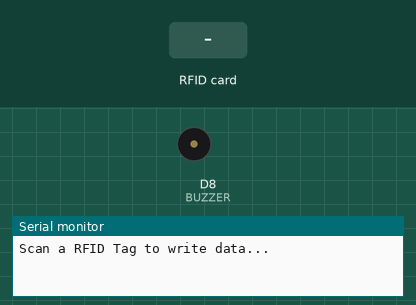
Bench run of a sketch on a simulated ESP8266 (NodeMCU). On the bench: buzzer (waves = sounding, pin HIGH), the last lines printed to the serial monitor. Inputs (shaded band) come from the test bench.

Above: at 1.2 s.
1.3 s: RFID card 5E 7A 19 C4 held to the reader
At 1.5 s:
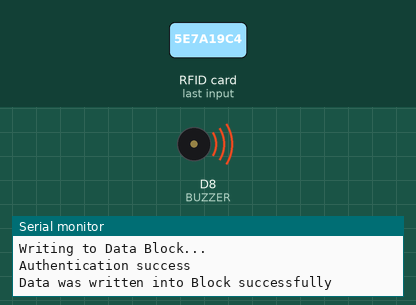
Timing chart, 0 to 4.3 s (numbered marks = the images above; inputs shaded):
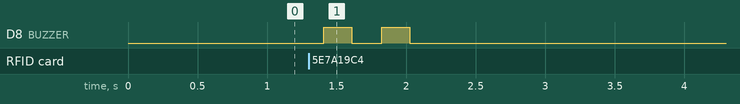

Measured:
- after the input at 1.3 s, D8 (BUZZER): alternates HIGH for 0.20 s and LOW for 0.22 s, 4 changes in all, then stays LOW, starting after 0.11 s

The sketch:

tag_code.ino
```cpp
//Store name into RFID Tag
#include <SPI.h>
#include <MFRC522.h>

constexpr uint8_t RST_PIN = D3;
constexpr uint8_t SS_PIN = D4;
#define BUZZER   D8

MFRC522 mfrc522(SS_PIN, RST_PIN);
MFRC522::MIFARE_Key key;

/* Set the block to write data */
int blockNum = 4;
/* This is the actual data which is
going to be written into the card */
byte blockData [16] = {"Rakesh"};  // Change the name you want to store in RFID Tag

/* Create array to read data from Block */
/* Length of buffer should be 2 Bytes
more than the size of Block (16 Bytes) */
byte bufferLen = 18;
byte readBlockData[18];

MFRC522::StatusCode status;


void setup() {

  Serial.begin(9600);

  pinMode(BUZZER, OUTPUT);

  SPI.begin();

  mfrc522.PCD_Init();
  Serial.println("Scan a RFID Tag to write data...");
}

void loop() {
  /* Prepare the key for authentication */
  /* All keys are set to FFFFFFFFFFFFh at chip delivery from the factory */
  for (byte i = 0; i < 6; i++){
    key.keyByte[i] = 0xFF;
  }
  /* Look for new cards */
  /* Reset the loop if no new card is present on RC522 Reader */
  if ( ! mfrc522.PICC_IsNewCardPresent()){return;}
  /* Select one of the cards */
  if ( ! mfrc522.PICC_ReadCardSerial()) {return;}
  Serial.print("\n");
  Serial.println("**Card Detected**");
  /* Print UID of the Card */
  Serial.print(F("Card UID:"));
  for (byte i = 0; i < mfrc522.uid.size; i++){
    Serial.print(mfrc522.uid.uidByte[i] < 0x10 ? " 0" : " ");
    Serial.print(mfrc522.uid.uidByte[i], HEX);
  }
  Serial.print("\n");
  /* Print type of card (for example, MIFARE 1K) */
  Serial.print(F("PICC type: "));
  MFRC522::PICC_Type piccType = mfrc522.PICC_GetType(mfrc522.uid.sak);
  Serial.println(mfrc522.PICC_GetTypeName(piccType));

   /* Call 'WriteDataToBlock' function, which will write data to the block */
   Serial.print("\n");
   Serial.println("Writing to Data Block...");
   WriteDataToBlock(blockNum, blockData);

   /* Read data from the same block */
   Serial.print("\n");
   Serial.println("Reading from Data Block...");
   ReadDataFromBlock(blockNum, readBlockData);
   /* If you want to print the full memory dump, uncomment the next line */
   //mfrc522.PICC_DumpToSerial(&(mfrc522.uid));

   /* Print the data read from block */
   Serial.print("\n");
   Serial.print("Data in Block:");
   Serial.print(blockNum);
   Serial.print(" --> ");
   for (int j=0 ; j<16 ; j++){
     Serial.write(readBlockData[j]);
   }
   Serial.print("\n");
}


void WriteDataToBlock(int blockNum, byte blockData[]) {
  /* Authenticating the desired data block for write access using Key A */
  status = mfrc522.PCD_Authenticate(MFRC522::PICC_CMD_MF_AUTH_KEY_A, blockNum, &key, &(mfrc522.uid));
  if (status != MFRC522::STATUS_OK){
    Serial.print("Authentication failed for Write: ");
    Serial.println(mfrc522.GetStatusCodeName(status));
    return;
  } else {
    Serial.println("Authentication success");
  }
  /* Write data to the block */
  status = mfrc522.MIFARE_Write(blockNum, blockData, 16);
  if (status != MFRC522::STATUS_OK) {
    Serial.print("Writing to Block failed: ");
    Serial.println(mfrc522.GetStatusCodeName(status));
    return;
  } else {
    Serial.println("Data was written into Block successfully");
    digitalWrite(BUZZER, HIGH);
    delay(200);
    digitalWrite(BUZZER, LOW);
    delay(200);
  }
}


void ReadDataFromBlock(int blockNum, byte readBlockData[]) {
  /* Authenticating the desired data block for Read access using Key A */
  status = mfrc522.PCD_Authenticate(MFRC522::PICC_CMD_MF_AUTH_KEY_A, blockNum, &key, &(mfrc522.uid));
  if (status != MFRC522::STATUS_OK){
   Serial.print("Authentication failed for Read: ");
   Serial.println(mfrc522.GetStatusCodeName(status));
   return;
  } else {
    Serial.println("Authentication success");
  }
  /* Reading data from the Block */
  status = mfrc522.MIFARE_Read(blockNum, readBlockData, &bufferLen);
  if (status != MFRC522::STATUS_OK){
    Serial.print("Reading failed: ");
    Serial.println(mfrc522.GetStatusCodeName(status));
    return;
  } else {
    Serial.println("Block was read successfully");
    digitalWrite(BUZZER, HIGH);
    delay(200);
    digitalWrite(BUZZER, LOW);
    delay(200);
  }
}
```
